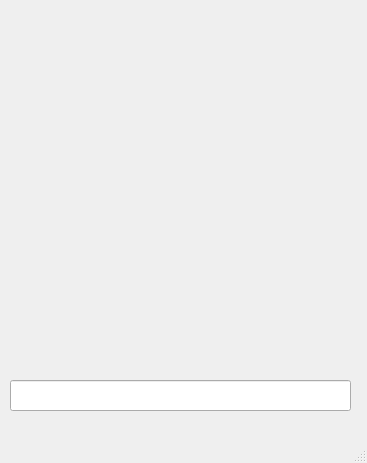
<?xml version="1.0" encoding="UTF-8"?>
<ui version="4.0">
 <class>W_MARCA</class>
 <widget class="QMainWindow" name="W_MARCA">
  <property name="geometry">
   <rect>
    <x>0</x>
    <y>0</y>
    <width>367</width>
    <height>463</height>
   </rect>
  </property>
  <property name="windowTitle">
   <string>MainWindow</string>
  </property>
  <widget class="QWidget" name="centralwidget">
   <widget class="QLineEdit" name="lineEdit">
    <property name="geometry">
     <rect>
      <x>10</x>
      <y>380</y>
      <width>341</width>
      <height>31</height>
     </rect>
    </property>
   </widget>
  </widget>
  <widget class="QMenuBar" name="menubar">
   <property name="geometry">
    <rect>
     <x>0</x>
     <y>0</y>
     <width>367</width>
     <height>21</height>
    </rect>
   </property>
  </widget>
  <widget class="QStatusBar" name="statusbar"/>
 </widget>
 <resources/>
 <connections/>
</ui>
